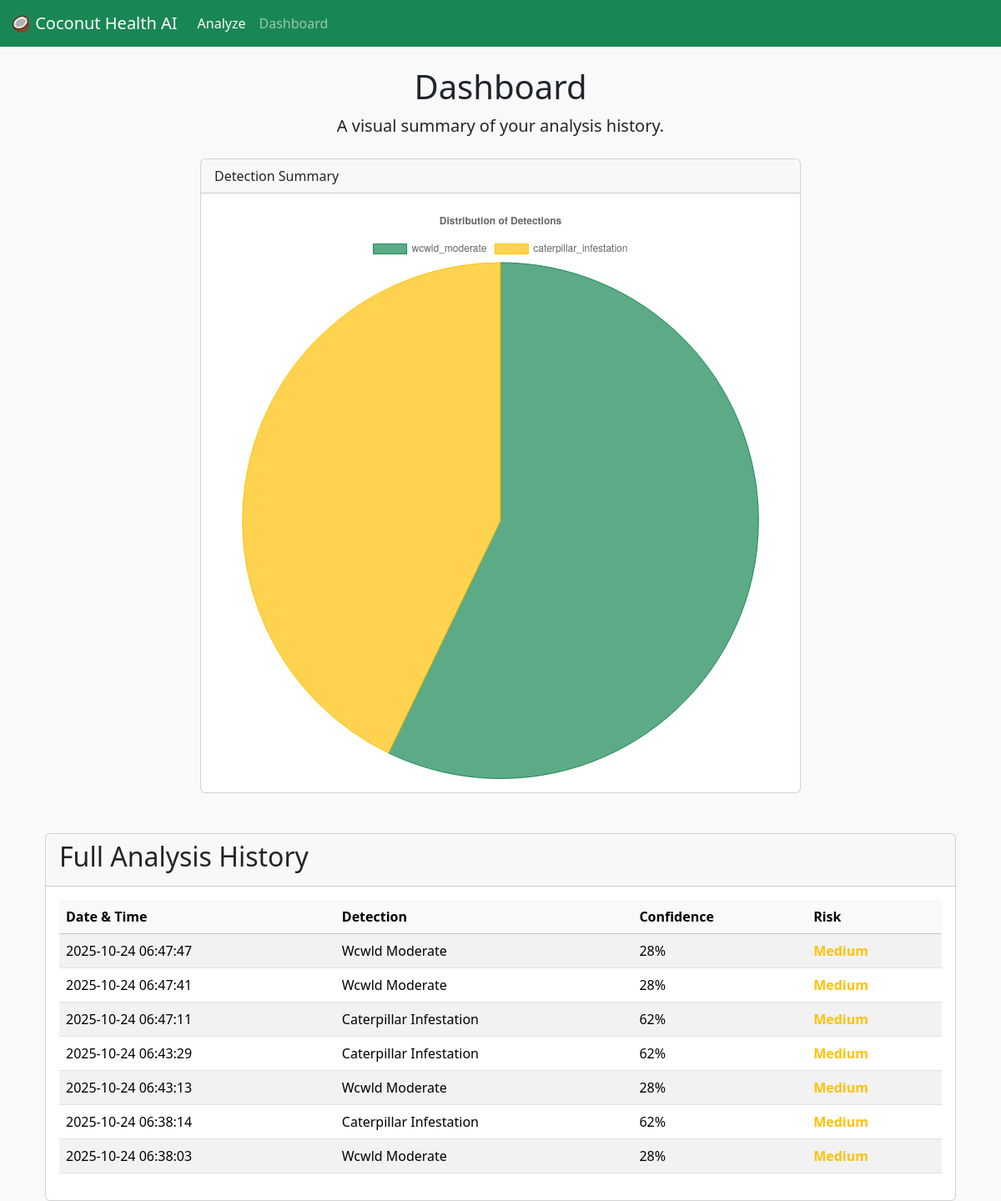
The app's page /history with its own data.
### tables this page shows
CREATE TABLE history (
    id INTEGER PRIMARY KEY AUTOINCREMENT,
    timestamp DATETIME DEFAULT CURRENT_TIMESTAMP,
    detected_class TEXT NOT NULL,
    confidence REAL NOT NULL,
    risk_score TEXT NOT NULL,
    recommendation_given TEXT NOT NULL
);

### app.py (the view)
@app.route('/history')
def history():
    try:
        conn = sqlite3.connect(DB_PATH)
        conn.row_factory = sqlite3.Row
        cursor = conn.cursor()
        cursor.execute("SELECT * FROM history ORDER BY timestamp DESC")
        history_records = cursor.fetchall()
        detection_names = [record['detected_class'] for record in history_records]
        detection_counts = Counter(detection_names)
        chart_labels = list(detection_counts.keys())
        chart_data = list(detection_counts.values())
        conn.close()
        return render_template('history.html', records=history_records, chart_labels=chart_labels, chart_data=chart_data)
    except Exception as e:
        print(f"❌ Error fetching history: {e}")
        return "Error loading history page."

### templates/history.html (shortened to what this page needs)
{% extends "_base.html" %}
{% block content %}
<div class="container">
    <div class="text-center mb-4">
        <h1>Dashboard</h1>
        <p class="lead">A visual summary of your analysis history.</p>
    </div>
    <div class="row justify-content-center mb-5">
        <div class="col-lg-8">
            <div class="card">
                <div class="card-header">
                    Detection Summary
                </div>
                <div class="card-body">
                    {% if records %}
                        <canvas id="detectionChart"></canvas>
                    {% else %}
                        <p>No data to display. Analyze a photo to see a summary here.</p>
                    {% endif %}
                </div>
            </div>
        </div>
    </div>
    <div class="card">
        <div class="card-header">
            <h2>Full Analysis History</h2>
        </div>
        <div class="card-body">
            <div class="table-responsive">
                <table class="table table-striped table-hover">
                    <thead class="table-light">
                        <tr>
                            <th>Date & Time</th>
                            <th>Detection</th>
                            <th>Confidence</th>
                            <th>Risk</th>
                        </tr>
                    </thead>
                    <tbody>
                        {% for record in records %}
                        <tr>
                            <td>{{ record.timestamp.split('.')[0] }}</td>
                            <td>{{ record.detected_class.replace('_', ' ') | title }}</td>
                            <td>{{ "%.0f"|format(record.confidence * 100) }}%</td>
                            <td class="fw-bold text-{{ 'danger' if record.risk_score == 'High' else ('warning' if record.risk_score == 'Medium' else 'success') }}">
                                {{ record.risk_score }}
                            </td>
                        </tr>
                        {% else %}
                        <tr>
                            <td colspan="4" class="text-center">No history found. Analyze a photo to begin.</td>
                        </tr>
                        {% endfor %}
                    </tbody>
                </table>
            </div>
        </div>
    </div>
</div>
<script>
    // This script runs only if there is data to display
    {% if chart_labels and chart_data %}
        const ctx = document.getElementById('detectionChart').getContext('2d');
        const detectionChart = new Chart(ctx, {
            type: 'pie', // You can change this to 'bar' for a bar chart
            data: {
                // The labels are passed from our Python backend
                labels: {{ chart_labels | tojson }},
                datasets: [{
                    label: 'Number of Detections',
                    // The data is passed from our Python backend
                    data: {{ chart_data | tojson }},
                    backgroundColor: [
                        'rgba(25, 135, 84, 0.7)',
                        'rgba(255, 193, 7, 0.7)',
                        'rgba(220, 53, 69, 0.7)',
                        'rgba(13, 110, 253, 0.7)',
                        'rgba(255, 159, 64, 0.7)'
                    ],
                    borderColor: [
                        'rgba(25, 135, 84, 1)',
                        'rgba(255, 193, 7, 1)',
                        'rgba(220, 53, 69, 1)',
                        'rgba(13, 110, 253, 1)',
                        'rgba(255, 159, 64, 1)'
                    ],
                    borderWidth: 1
                }]
            },
            options: {
                responsive: true,
                plugins: {
                    legend: {
                        position: 'top',
                    },
                    title: {
                        display: true,
                        text: 'Distribution of Detections'
                    }
                }
            }
        });
    {% endif %}
</script>
{% endblock %}

### templates/_base.html (shortened to what this page needs)
<!DOCTYPE html>
<html lang="en">
<head>
    <link href="https://cdn.jsdelivr.net/npm/bootstrap@5.3.3/dist/css/bootstrap.min.css" rel="stylesheet">
</head>
<body style="background-color: #f8f9fa;">
    <nav class="navbar navbar-expand-lg navbar-dark bg-success">
        <div class="container-fluid">
            <a class="navbar-brand" href="{{ url_for('home') }}">🥥 Coconut Health AI</a>
            <div class="collapse navbar-collapse" id="navbarNav">
                <ul class="navbar-nav me-auto mb-2 mb-lg-0">
                    <li class="nav-item">
                        <a class="nav-link active" href="{{ url_for('home') }}">Analyze</a>
                    </li>
                    <li class="nav-item">
                        <a class="nav-link" href="{{ url_for('history') }}">Dashboard</a>
                    </li>
                </ul>
            </div>
        </div>
    </nav>
    <main class="container mt-4">
        {% block content %}{% endblock %}
    </main>
</body>
</html>

### records on screen
history: timestamp "2025-10-24 06:47:47", detected_class.replace "Wcwld Moderate", record.confidence*100 "28", risk_score "Medium"
history: timestamp "2025-10-24 06:47:41", detected_class.replace "Wcwld Moderate", record.confidence*100 "28", risk_score "Medium"
history: timestamp "2025-10-24 06:47:11", detected_class.replace "Caterpillar Infestation", record.confidence*100 "62", risk_score "Medium"
history: timestamp "2025-10-24 06:43:29", detected_class.replace "Caterpillar Infestation", record.confidence*100 "62", risk_score "Medium"
history: timestamp "2025-10-24 06:43:13", detected_class.replace "Wcwld Moderate", record.confidence*100 "28", risk_score "Medium"
history: timestamp "2025-10-24 06:38:14", detected_class.replace "Caterpillar Infestation", record.confidence*100 "62", risk_score "Medium"
history: timestamp "2025-10-24 06:38:03", detected_class.replace "Wcwld Moderate", record.confidence*100 "28", risk_score "Medium"

### other values on screen
chart data {{ chart_labels | tojson }} ["wcwld_moderate", "caterpillar_infestation"]
chart data {{ chart_data | tojson }} [4, 3]
